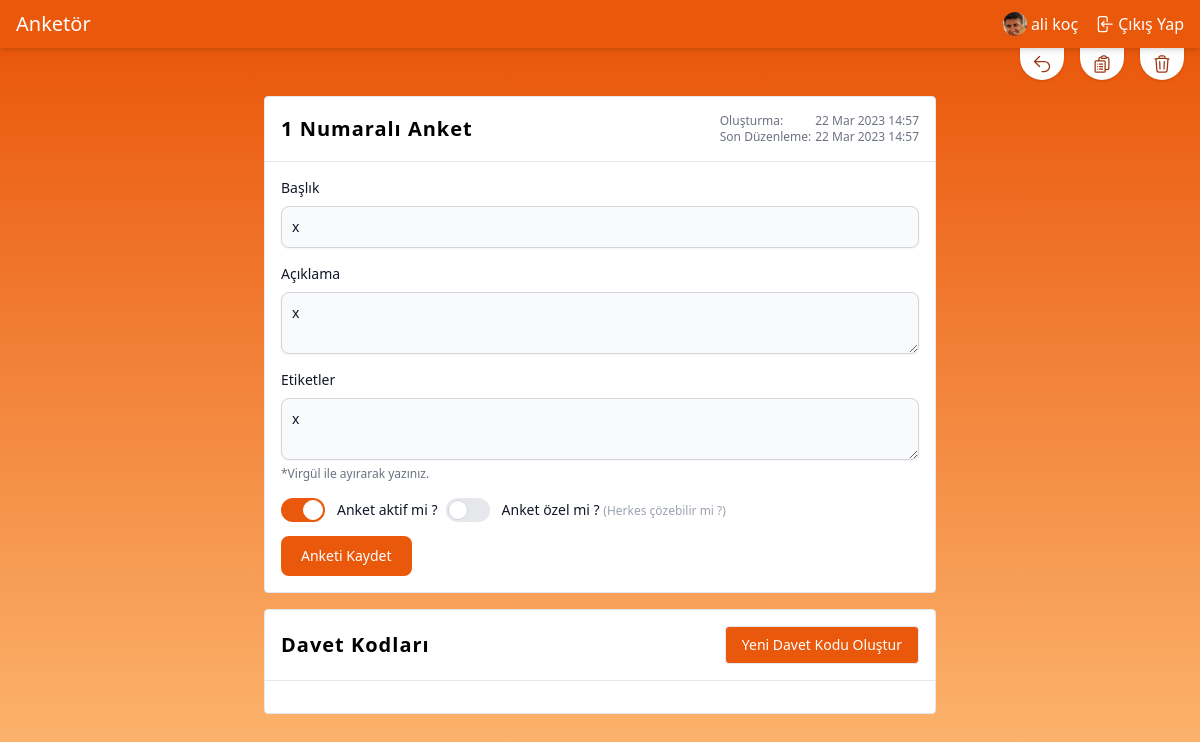
Before: /polls/1/edit (signed in) with the older database file.
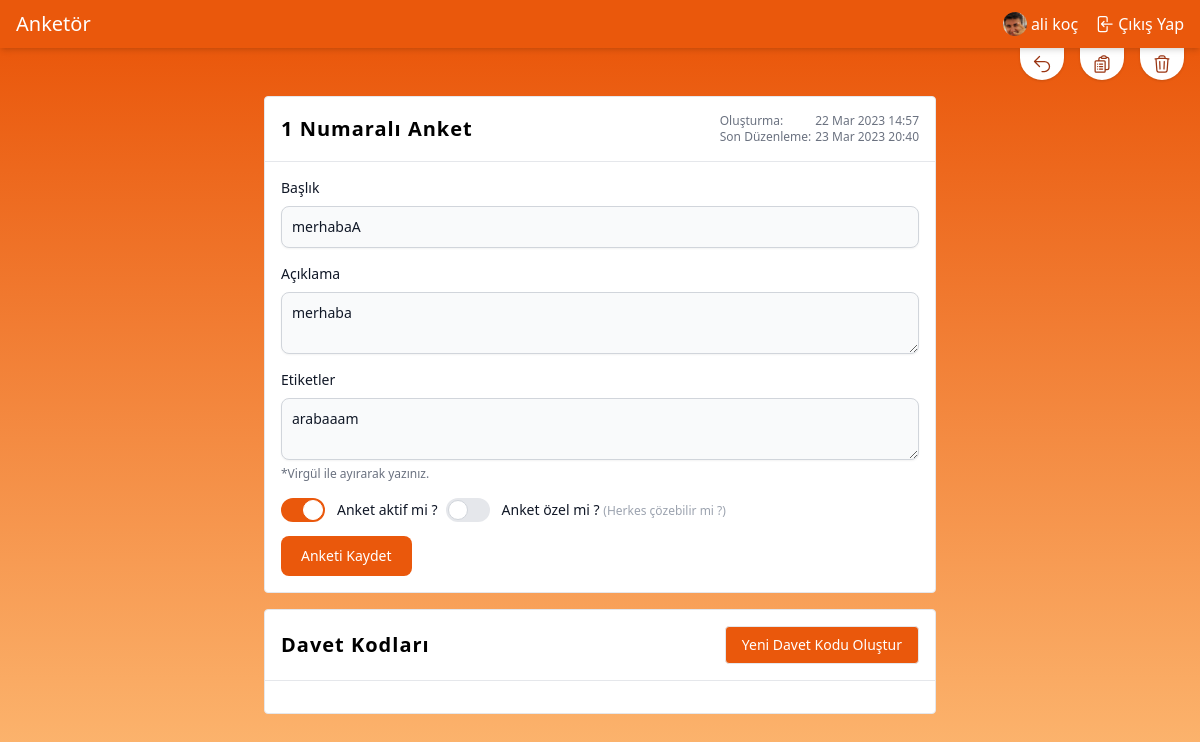
After: the same page with the newer database file.
### apps/poll/models.py (models this page shows, shortened)
class Poll(models.Model):
    author = models.ForeignKey(
        settings.AUTH_USER_MODEL,
        on_delete=models.CASCADE,
        null=True,
        blank=True
    )
    title = models.CharField(max_length=255)
    slug = models.SlugField(editable=False, null=True, blank=True, unique=True, db_index=True)
    meta_title = models.CharField(max_length=100, null=True, blank=True)
    tags = models.TextField(null=True, blank=True)
    description = models.TextField(null=True, blank=True)
    is_active = models.BooleanField(default=False)
    is_private = models.BooleanField(default=False)
    starts_at = models.DateTimeField(null=True, blank=True,
        help_text="date and time at which the poll open up for voting"
    )
    ends_at = models.DateTimeField(null=True, blank=True,
        help_text="date and time at which the poll closes for voting"
    )
    created_at = models.DateTimeField(auto_now_add=True)
    updated_at = models.DateTimeField(auto_now=True)
    class Meta:
        ordering = ["-id"]
        verbose_name = "Anket"
        verbose_name_plural = "Anketler"
        db_table = "poll"

### apps/poll/views.py (the view, shortened to what this page needs)
# urls.py: path("<int:pk>/edit", UpdatePoll.as_view(), name="poll.update"),
class UpdatePoll(LoginRequiredMixin, View):
    template_name = "poll/update.html"
    def get(self, request, pk):
        poll_object = get_object_or_404(Poll, pk=pk, author=self.request.user)
        return render(request, self.template_name, {"poll": poll_object})

### apps/poll/templates/poll/update.html (shortened to what the changed rows need)
{% extends "base.html" %}
{% block content %}
  <section id="updatePoll" class="from-orange-600 to-orange-300 bg-gradient-to-b">
    <div class="flex flex-col items-center mx-10 my-12 space-y-4">
      <div class="bg-white border rounded max-w-2xl w-full">
        <div class="p-4 sm:flex items-center justify-between">
          <h1 class="font-semibold text-xl tracking-wider">{{ poll.id }} Numaralı Anket</h1>
          <div class="flex flex-col text-xs text-gray-500">
            <span>Oluşturma: <span class="float-right ml-1">{{ poll.created_at|date:"j M Y H:i" }}</span></span>
            <span>Son Düzenleme: <span class="float-right ml-1">{{ poll.updated_at|date:"j M Y H:i" }}</span></span>
          </div>
        </div>
        <div class="p-4">
          <form method="post">
            <div class="mb-4">
              <label for="title" class="block mb-2 text-sm font-medium text-gray-900">Başlık</label>
              <input type="text" id="title" name="title"
                     value="{{ poll.title }}"
                     class="shadow-sm bg-gray-50 border border-gray-300 text-gray-900 text-sm rounded-lg focus:ring-orange-500 focus:border-orange-500 block w-full p-2.5"
                     placeholder="Başlık" required>
            </div>
            <div class="mb-4">
              <label for="description"
                     class="block mb-2 text-sm font-medium text-gray-900">Açıklama</label>
              <textarea type="text" id="description"
                        name="description"
                        class="shadow-sm bg-gray-50 border border-gray-300 text-gray-900 text-sm rounded-lg focus:ring-orange-500 focus:border-orange-500 block w-full p-2.5"
                        placeholder="Açıklama">{{ poll.description }}</textarea>
            </div>
            <div class="mb-4">
              <label for="tags"
                     class="block mb-2 text-sm font-medium text-gray-900">Etiketler</label>
              <textarea id="tags"
                        name="tags"
                        class="shadow-sm bg-gray-50 border border-gray-300 text-gray-900 text-sm rounded-lg focus:ring-orange-500 focus:border-orange-500 block w-full p-2.5"
                        placeholder="Etiketler">{{ poll.tags }}</textarea>
              <span
                class="text-xs text-gray-500">*Virgül ile ayırarak yazınız.</span>
            </div>
          </form>
        </div>
      </div>
      <div class="bg-white border rounded max-w-2xl w-full">
        <div class="p-4 flex justify-between items-center">
          <div>
            <h1 class="font-semibold text-xl tracking-wider">Davet Kodları</h1>
          </div>
        </div>
      </div>
    </div>
  </section>
{% endblock %}

Changed rows visible on the page:
changed Poll id 1: updated_at "22 Mar 2023 14:57" → "23 Mar 2023 20:40"; title "x" → "merhabaA"; description "x" → "merhaba"; tags "x" → "arabaaam"
